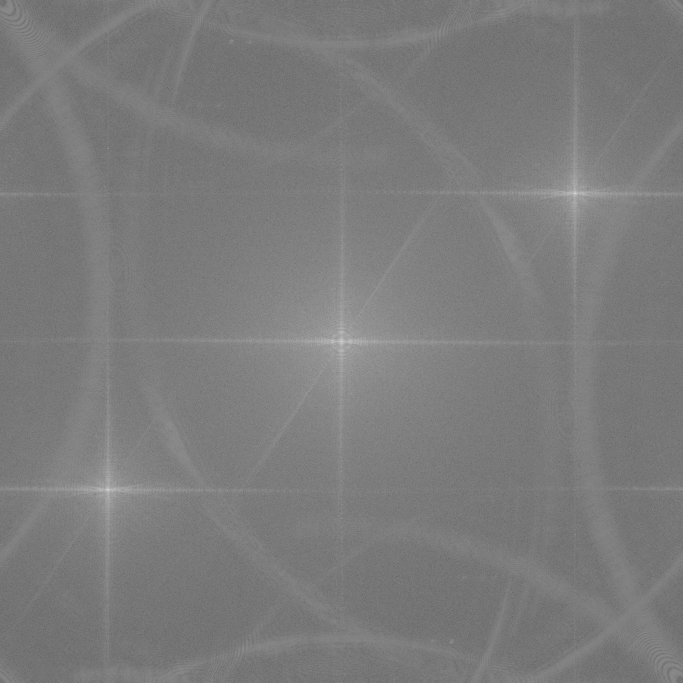
#> input picture hologram.png, 2048 x 2048 px, given in place of Hologram.tiff, which was not available (shown at 1/3 size)
$ python a.py
#> lines starting #> are read from the running program, lines starting #| are printed output that depends on the picture; after the words box and inside, x2 and y2 are one past the last pixel; in counts of white or black regions, pixels touching at a corner belong together; pictures that were not available may be replaced by others from this repository, and a replacement may not be noted
import numpy as np
import matplotlib.pyplot as plt
from matplotlib.widgets import Slider
from PIL import Image
import cv2
from scipy.ndimage import label, center_of_mass
import os


# [86 lines left out: function retroprof, not called in this run]


def etiquetado(binary,spectrum):
    spectrum=np.uint8(spectrum)
    if len(spectrum.shape) < 3:
        spectrum = cv2.cvtColor(spectrum,cv2.COLOR_GRAY2RGB)

    regiones, features = label(binary)

    centers = center_of_mass(binary, regiones, range(1, features + 1))
    print(features)
    print(centers)
    for i in range(0,len(centers)):

        y=np.int32(centers[i][0])
        x=np.int32(centers[i][1])

        lado = 70

        x1square=x-lado/2
        x1square = x1square if x1square > 0 else 1
        y1square=y+lado/2
        y1square = y1square if y1square > 0 else 1
        x2square=x+lado/2
        x2square = x2square if x2square > 0 else 1
        y2square= y-lado/2
        y2square = y2square if y2square > 0 else 1

        pos1=np.uint((x1square,y1square))
        pos2=np.uint((x2square,y2square))

        thickness = 3
        color = (255, 0, 0)
        A=cv2.rectangle(spectrum,pos1,pos2,color,thickness)

    plane_wave_freq_x = freq_pixel_x*(-centers[2][0]+Nx/2)
    plane_wave_freq_y = freq_pixel_y*((centers[2][1]-Ny/2))
    posiciones = (np.uint16(centers[2][1]),np.uint16(centers[2][0]))
    wave_plane_freq = np.sqrt(plane_wave_freq_y**2+plane_wave_freq_x**2)

    print("frecuencia en x",plane_wave_freq_x)
    print("frecuencia en y",plane_wave_freq_y)
    print("frecuencia de onda plana", wave_plane_freq)

    """     plt.imshow(A,cmap='gray', extent=extent_frecuencia)
    plt.show() """
    return A,wave_plane_freq,posiciones,plane_wave_freq_x,plane_wave_freq_y

# [26 lines left out: function isolate_and_center, not called in this run]
""" Definición de parámetros en el plano de entrada y su relación con el plano de salida"""
#---------------------------------------
Nx = 2048  # pixel camara data number
Ny = 2048
#M = -10                    # Magnificación
#f2 = 200E-3                # Longitud lente de tubo  TL
#f1 = f2/(-M)               # Distancia focal del MO
lamb = 632.80E-9            # Longitud de onda HeNe, rojo
outPixel = 3.45E-6          # Camera pixel
#inputPixel = (2.74E-6)     # El pixel cómo se ve en la entrada. Afectando el FOV.
#NA = 0.25                  # Apertura numérica del objetivo de microscopio sin(theta)

""" Críterio de resolución de Abbe """

#abbe = lamb/(2*NA)

ruta_imagen = r"C:/Users/Usuario/Desktop/GitHub/entrega3_instrumentos_opticos/Hologram.tiff"
holograma = Image.open(ruta_imagen).convert('L')
#> holograma is the input picture: PIL image 2048x2048 L; min 29, max 254, mean 123.6

hologram = np.array(holograma)  # array de holograma

hologram_ft = np.fft.fftshift( np.fft.fft2(hologram) )  # array de la ft del holograma

hologram_spectrum_log = np.uint8(255*np.log10(1+(np.abs(hologram_ft))**2)/np.max(np.log10(1+(np.abs(hologram_ft))**2)))    # array del espectro en escala log10  del holograma
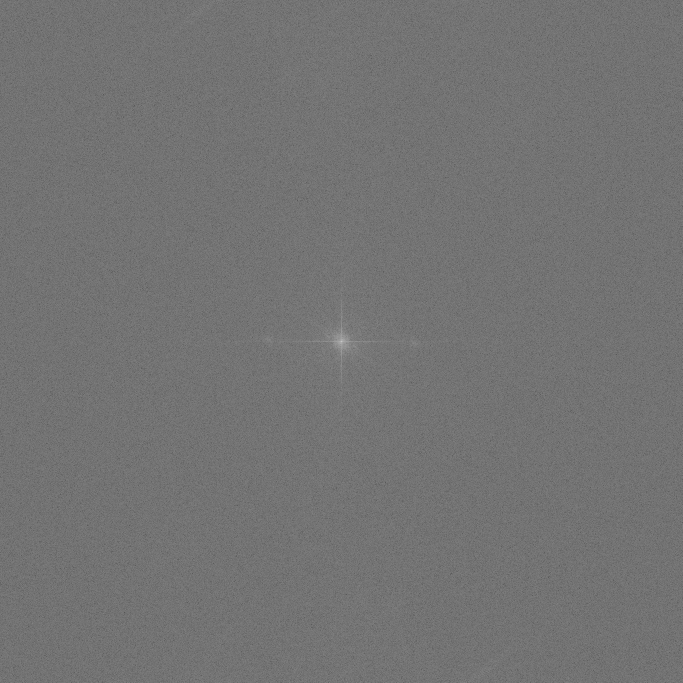
#> hologram_spectrum_log: shape (2048, 2048) (shown at 1/3 size); min 0, max 255, mean 115.2

binary = hologram_spectrum_log > 220
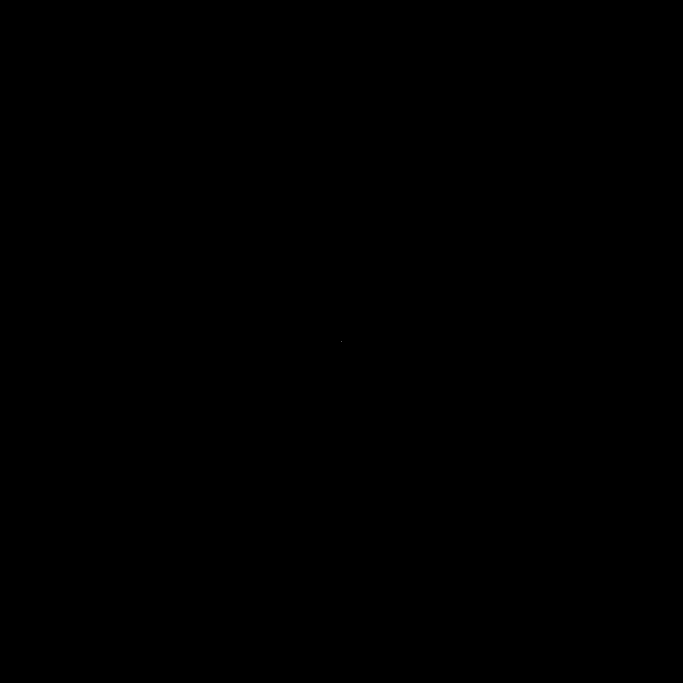
#> binary: shape (2048, 2048) bool (shown at 1/3 size); 0% white in thin lines or dots, all inside (x1, y1, x2, y2) = (1024, 1024, 1025, 1025)

freq_pixel_x = 1/(Nx*outPixel)                      # tamaño de pixel de las frecuencias x
freq_pixel_y = 1/(Ny*outPixel)                      # tamaño de pixel de las freq y
fx = freq_pixel_x * np.arange(-Nx // 2, Nx // 2)    #espacio fx
fy = freq_pixel_x * np.arange(-Ny // 2, Ny // 2)    #espacio fy
FX,FY = np.meshgrid(fx,fy)
#--------------------------------------

# meshgrid of the input and output spaces
x = outPixel * np.arange(-Nx // 2, Nx // 2)
y = outPixel * np.arange(-Ny // 2, Ny // 2)
X, Y = np.meshgrid(x, y)

x1 = np.arange(-Nx // 2, Nx // 2)
y1 = np.arange(-Ny // 2, Ny // 2)
X1, Y1 = np.meshgrid(x1, y1)

extent_espacio=[np.min(x),np.max(x),np.min(y),np.max(x)]
extent_frecuencia=[np.min(fx),np.max(fx),np.min(fy),np.max(fy)]


""" Plots: 1 fila y 3 columnas """

fig, axs = plt.subplots(1, 3, figsize=(12, 4))

im1 = axs[0].imshow(hologram, extent=extent_espacio, cmap='gray')
axs[0].set_title("")
axs[0].set_xlabel("")
axs[0].set_ylabel("")
fig.colorbar(im1, ax=axs[0])

im2 = axs[1].imshow(hologram_spectrum_log, extent=extent_frecuencia, cmap='gray')
axs[1].set_title("")
axs[1].set_xlabel("")
fig.colorbar(im2, ax=axs[1])

im3 = axs[2].imshow(binary, extent=extent_frecuencia, cmap='gray')
axs[2].set_title("")
axs[2].set_xlabel("")
fig.colorbar(im3, ax=axs[2])

plt.tight_layout()
plt.show()
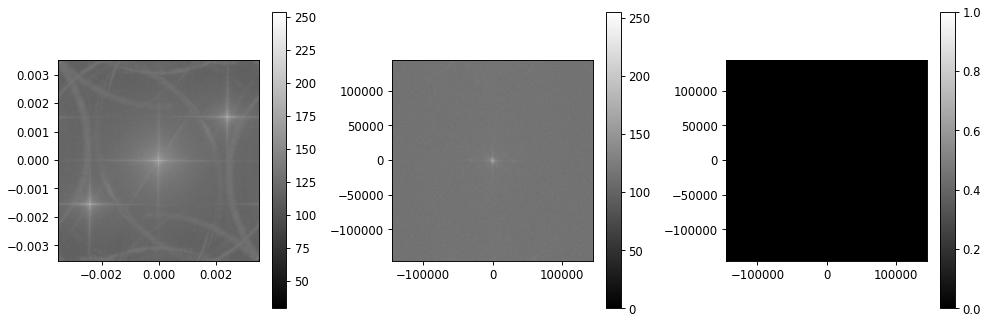
#> figure drawn by matplotlib, 6 panels


"""Para seleccionar la frecuencia a la que corresponde el orden +1 o -1"""


image,freq,posiciones,freqx,freqy = etiquetado(binary,hologram_spectrum_log)
#> in etiquetado, `regiones, features = label(binary)`: features = 1
#> in etiquetado, `centers = center_of_mass(binary, regiones, range(1, features + 1))`: centers = [(1024, 1024)]
#| 1
#| [(1024.0, 1024.0)]
#> the loop in etiquetado, `for i in range(0,len(centers)): ` made 1 pass
#> (y, x, lado, x1square, y1square, x2square, y2square, thickness) on pass 1: (1024, 1024, 70, 989, 1059, 1059, 989, 3)
#> (the run stopped early here; a loop or call above may not have finished)
